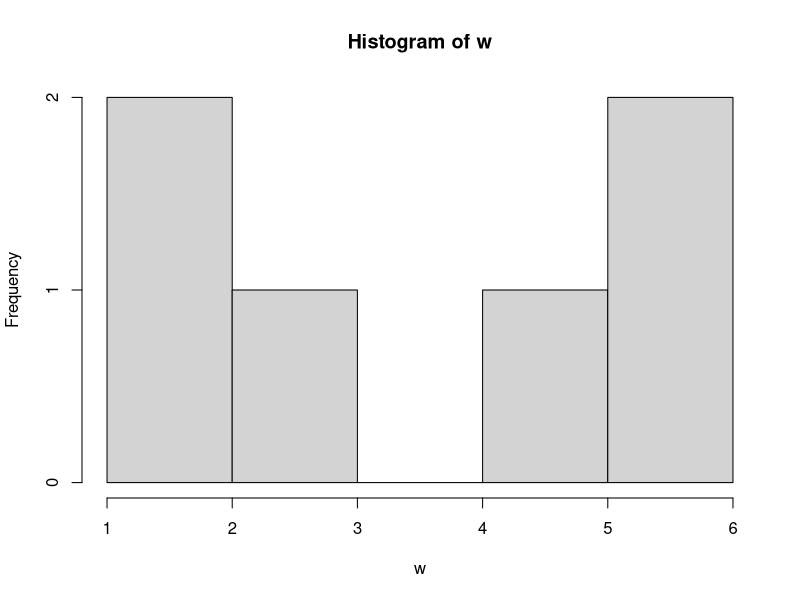

Write R code to recreate this figure.
## ---- chunk 1
knitr::opts_chunk$set(message=FALSE,warning=FALSE, cache=TRUE)
## ---- chunk 2
help(sum)
## ---- chunk 3
?sum
## ---- chunk 4
A<-"H"
is(A, "character")
## ---- chunk 5
A<-"hello"
dir(A)
## ---- chunk 6
save

## ---- chunk 7
A<-c(1,2,3)
B<-c(5,6,7)
data(A,B)
## ---- chunk 8
A<-1
B<-2
print(sum(A,B))

## ---- chunk 9
V<-c(1,2,3)
V
## ---- chunk 10
T<-(2:8)
T
## ---- chunk 11
Y<-c(2:10)
seq(Y)
## ---- chunk 12
U<-c(2,3,4,5)
rep(U[2])
## ---- chunk 13
d<-c(2,7,10,1,3)
which.max(d)
## ---- chunk 14
w<-c(2,10,11,15,1,20)
which.min(w)
## ---- chunk 15
ABC<-c(1,4,17,3)

max(ABC)

## ---- chunk 16
Y<-c(4,17,36,1)

min(Y)
## ---- chunk 17
X<-c(3,6,9,10,13,15)

range(X)
## ---- chunk 18
J<-13
K<-15

sum(J,K)
## ---- chunk 19
I<-c(1,2,3,4,5)

mean(I)
## ---- chunk 20
U<-c(7,3,8,1,10,4)

median(U)
## ---- chunk 21
l<-c(4,2,6,11,13)

var(l)
## ---- chunk 22
sd(l)
## ---- chunk 23
D<-c(2,5,7,9,12)

cor(l,D)
## ---- chunk 24
T<-12.6

round(T)
## ---- chunk 25
Q<--13

abs(Q)
## ---- chunk 26
Vec<-"AngelinaVasquez"
strsplit(Vec,split="")
## ---- chunk 27
w<-c(2,3,5,6,6,1)
hist(w)
## ---- chunk 28
runif(2:17)
